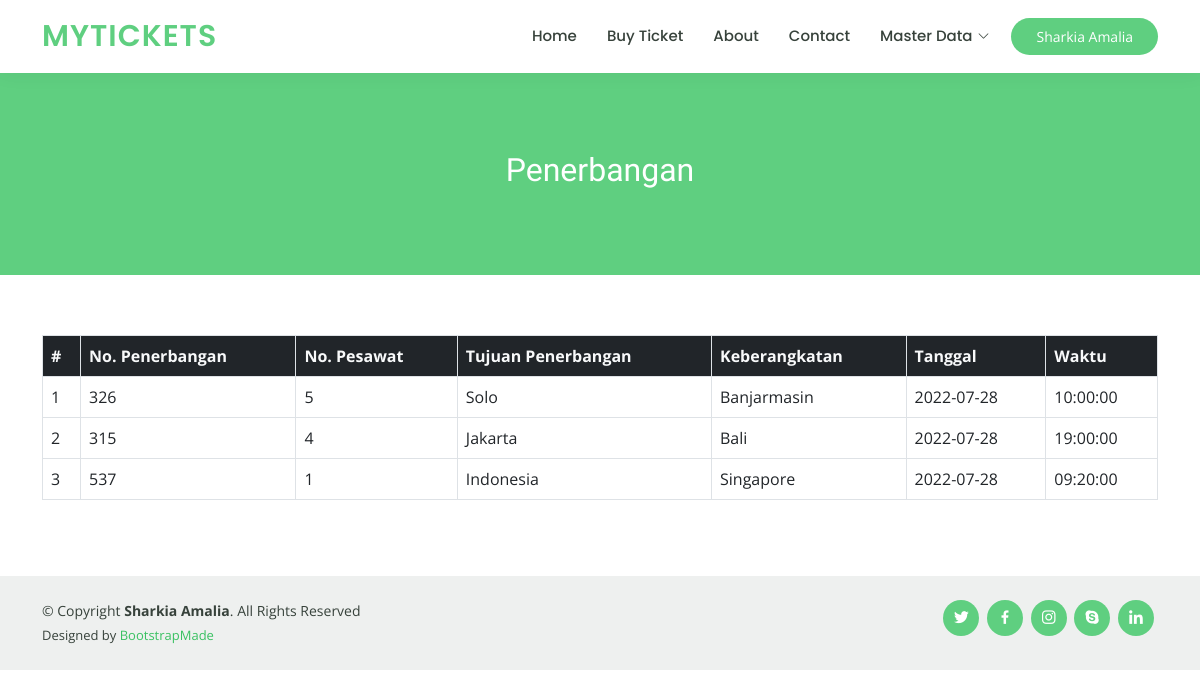
Screenshot of /index.php?page=penerbangan (signed in) with the database file from the repository.
### tables this page shows
CREATE TABLE `flights` (
  `id` int(11) NOT NULL,
  `flight_no` varchar(10) NOT NULL,
  `plane_id` int(11) NOT NULL,
  `arrival` varchar(20) NOT NULL,
  `departure` varchar(20) NOT NULL,
  `date` date NOT NULL,
  `time` time NOT NULL
);

### models/Penerbangan_M.php (called while the page is built, shortened)
<?php
class Penerbangan{
    private $koneksi;
    public function __construct()
    {
        global $dbh;
        $this->koneksi = $dbh;
    }
    public function dataPenerbangan()
    {
        $sql = "SELECT * FROM flights ORDER BY id DESC";
        $ps = $this->koneksi->prepare($sql);
        $ps->execute();
        $rs = $ps->fetchAll();
        return $rs;
    }
}

### penerbangan.php (the view)
<?php
  $model = new Penerbangan();
  $data_penerbangan = $model->dataPenerbangan();
  ?>
  <div class="breadcrumbs" data-aos="fade-in">
      <div class="container py-5">
          <h2>Penerbangan</h2>
      </div>
  </div>
  <section id="flights" class="flights">
      <div class="container" data-aos="fade-up">
      <table class="table table-bordered table-hover" id="myTable">
        <thead class="bg-dark text-light">
            <tr>
                <th>#</th>
                <th>No. Penerbangan</th>
                <th>No. Pesawat</th>
                <th>Tujuan Penerbangan</th>
                <th>Keberangkatan</th>
                <th>Tanggal</th>
                <th>Waktu</th>
            </tr>
        </thead>
        <tbody>
            <?php
            $no = 1;
            foreach ($data_penerbangan as $row) {
            ?>
            <tr>
                <td><?= $no++ ?></td>
                <td><?= $row['flight_no'] ?></td>
                <td><?= $row['plane_id'] ?></td>
                <td><?= $row['arrival'] ?></td>
                <td><?= $row['departure'] ?></td>
                <td><?= $row['date'] ?></td>
                <td><?= $row['time'] ?></td>
            </tr>
            <?php } ?>
        </tbody>
      </table>
      </div>
  </section>

### assets/css/style.css (style rules this page uses)
body { font-family: "Open Sans", sans-serif; color: #444444; }
h1, h2, h3, h4, h5, h6 { font-family: "Raleway", sans-serif; }
section { padding: 60px 0; overflow: hidden; }
.breadcrumbs { margin-top: 73px; text-align: center; background: #5fcf80; padding: 30px 0; color: #fff; }
.breadcrumbs h2 { font-size: 32px; font-weight: 500; }

### rows the page displays
flights: flight_no "326", plane "5", arrival "Solo", departure "Banjarmasin", date "2022-07-28", time "10:00:00"
flights: flight_no "315", plane "4", arrival "Jakarta", departure "Bali", date "2022-07-28", time "19:00:00"
flights: flight_no "537", plane "1", arrival "Indonesia", departure "Singapore", date "2022-07-28", time "09:20:00"

### other values shown
$sesi['fullname'] "Sharkia Amalia"
